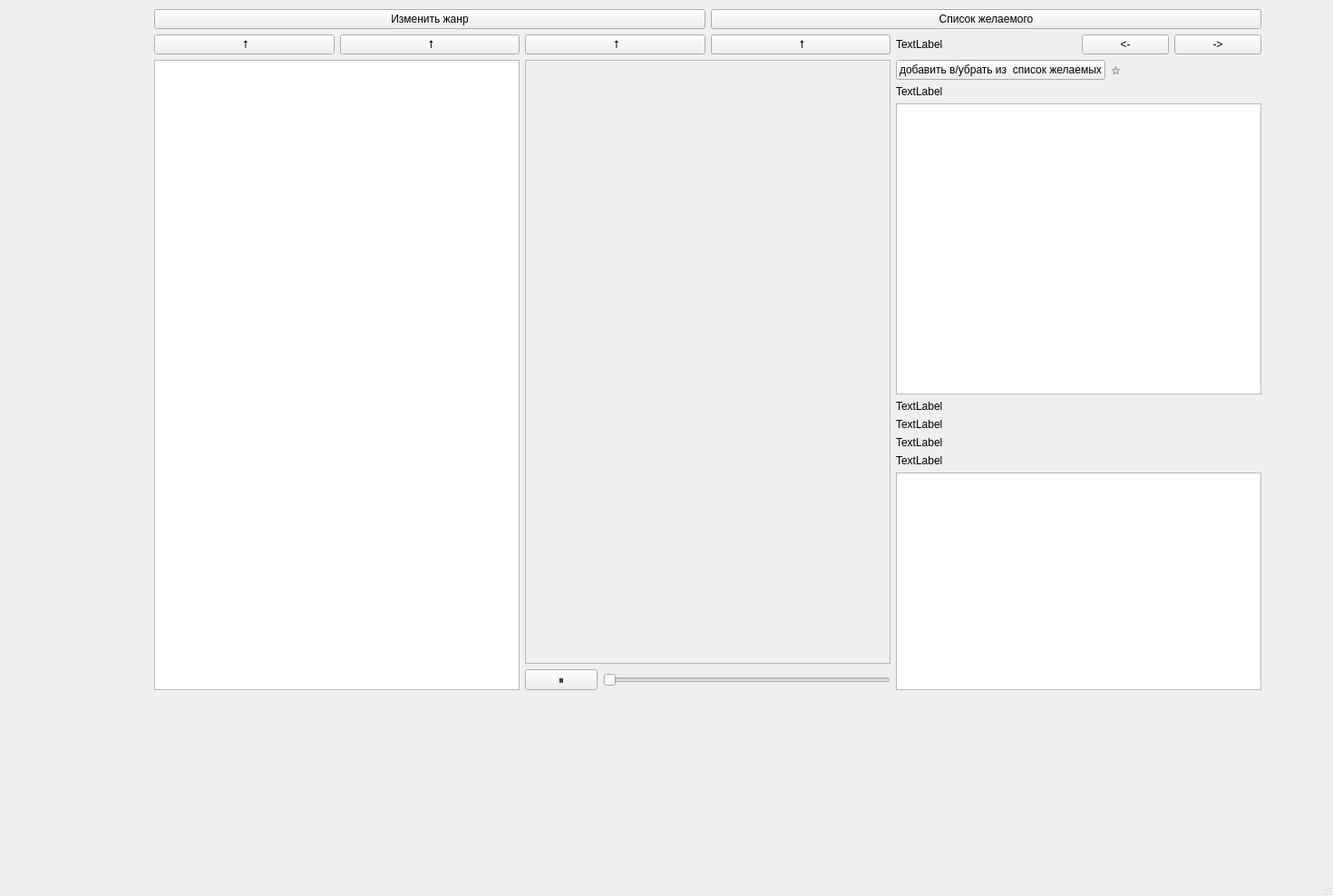
<?xml version="1.0" encoding="UTF-8"?>
<ui version="4.0">
 <class>MainWindow</class>
 <widget class="QMainWindow" name="MainWindow">
  <property name="geometry">
   <rect>
    <x>0</x>
    <y>0</y>
    <width>1470</width>
    <height>988</height>
   </rect>
  </property>
  <property name="windowTitle">
   <string>MainWindow</string>
  </property>
  <widget class="QWidget" name="centralwidget">
   <widget class="QWidget" name="verticalLayoutWidget_6">
    <property name="geometry">
     <rect>
      <x>170</x>
      <y>10</y>
      <width>1221</width>
      <height>751</height>
     </rect>
    </property>
    <layout class="QVBoxLayout" name="verticalLayout_5">
     <item>
      <layout class="QHBoxLayout" name="horizontalLayout_3">
       <item>
        <widget class="QPushButton" name="ubdate_genres">
         <property name="text">
          <string>Изменить жанр</string>
         </property>
        </widget>
       </item>
       <item>
        <widget class="QPushButton" name="wishlist">
         <property name="text">
          <string>Список желаемого</string>
         </property>
        </widget>
       </item>
      </layout>
     </item>
     <item>
      <layout class="QHBoxLayout" name="horizontalLayout_6">
       <item>
        <widget class="QPushButton" name="sort_name">
         <property name="cursor">
          <cursorShape>PointingHandCursor</cursorShape>
         </property>
         <property name="text">
          <string> ⭡</string>
         </property>
        </widget>
       </item>
       <item>
        <widget class="QPushButton" name="sort_prices">
         <property name="cursor">
          <cursorShape>PointingHandCursor</cursorShape>
         </property>
         <property name="text">
          <string> ⭡</string>
         </property>
        </widget>
       </item>
       <item>
        <widget class="QPushButton" name="sort_countreview">
         <property name="cursor">
          <cursorShape>PointingHandCursor</cursorShape>
         </property>
         <property name="text">
          <string> ⭡</string>
         </property>
        </widget>
       </item>
       <item>
        <widget class="QPushButton" name="sort_rating">
         <property name="cursor">
          <cursorShape>PointingHandCursor</cursorShape>
         </property>
         <property name="text">
          <string> ⭡</string>
         </property>
        </widget>
       </item>
       <item>
        <widget class="QLabel" name="game_name">
         <property name="text">
          <string>TextLabel</string>
         </property>
        </widget>
       </item>
       <item>
        <layout class="QHBoxLayout" name="horizontalLayout">
         <item>
          <widget class="QPushButton" name="back">
           <property name="text">
            <string>&lt;-</string>
           </property>
          </widget>
         </item>
         <item>
          <widget class="QPushButton" name="forth">
           <property name="text">
            <string>-&gt;</string>
           </property>
          </widget>
         </item>
        </layout>
       </item>
      </layout>
     </item>
     <item>
      <layout class="QHBoxLayout" name="horizontalLayout_7">
       <item>
        <widget class="QTableWidget" name="gameWidget">
         <property name="enabled">
          <bool>true</bool>
         </property>
        </widget>
       </item>
       <item>
        <layout class="QVBoxLayout" name="verticalLayout_4">
         <item>
          <widget class="QFrame" name="trayler">
           <property name="frameShape">
            <enum>QFrame::StyledPanel</enum>
           </property>
           <property name="frameShadow">
            <enum>QFrame::Raised</enum>
           </property>
          </widget>
         </item>
         <item>
          <layout class="QHBoxLayout" name="horizontalLayout_2">
           <item>
            <widget class="QPushButton" name="pause">
             <property name="text">
              <string>⏸️</string>
             </property>
            </widget>
           </item>
           <item>
            <widget class="QSlider" name="volume_slider">
             <property name="orientation">
              <enum>Qt::Horizontal</enum>
             </property>
            </widget>
           </item>
          </layout>
         </item>
         <item>
          <layout class="QHBoxLayout" name="horizontalLayout_4">
           <item>
            <layout class="QVBoxLayout" name="graph_rewiew"/>
           </item>
           <item>
            <layout class="QVBoxLayout" name="graph_rating"/>
           </item>
          </layout>
         </item>
        </layout>
       </item>
       <item>
        <layout class="QVBoxLayout" name="verticalLayout_2">
         <item>
          <layout class="QHBoxLayout" name="horizontalLayout_5">
           <item>
            <widget class="QPushButton" name="add_in_wishlist">
             <property name="text">
              <string>добавить в/убрать из  список желаемых</string>
             </property>
            </widget>
           </item>
           <item>
            <widget class="QLabel" name="in_wishlist">
             <property name="text">
              <string>☆</string>
             </property>
            </widget>
           </item>
          </layout>
         </item>
         <item>
          <widget class="QLabel" name="game_pic">
           <property name="text">
            <string>TextLabel</string>
           </property>
          </widget>
         </item>
         <item>
          <widget class="QTextEdit" name="about_game"/>
         </item>
         <item>
          <layout class="QVBoxLayout" name="verticalLayout">
           <item>
            <widget class="QLabel" name="developer">
             <property name="text">
              <string>TextLabel</string>
             </property>
            </widget>
           </item>
           <item>
            <widget class="QLabel" name="rating">
             <property name="text">
              <string>TextLabel</string>
             </property>
            </widget>
           </item>
           <item>
            <widget class="QLabel" name="year">
             <property name="text">
              <string>TextLabel</string>
             </property>
            </widget>
           </item>
           <item>
            <widget class="QLabel" name="price">
             <property name="text">
              <string>TextLabel</string>
             </property>
            </widget>
           </item>
           <item>
            <widget class="QTextBrowser" name="game_genres"/>
           </item>
          </layout>
         </item>
        </layout>
       </item>
      </layout>
     </item>
    </layout>
   </widget>
  </widget>
  <widget class="QMenuBar" name="menubar">
   <property name="geometry">
    <rect>
     <x>0</x>
     <y>0</y>
     <width>1470</width>
     <height>21</height>
    </rect>
   </property>
  </widget>
  <widget class="QStatusBar" name="statusbar"/>
 </widget>
 <resources/>
 <connections/>
</ui>
